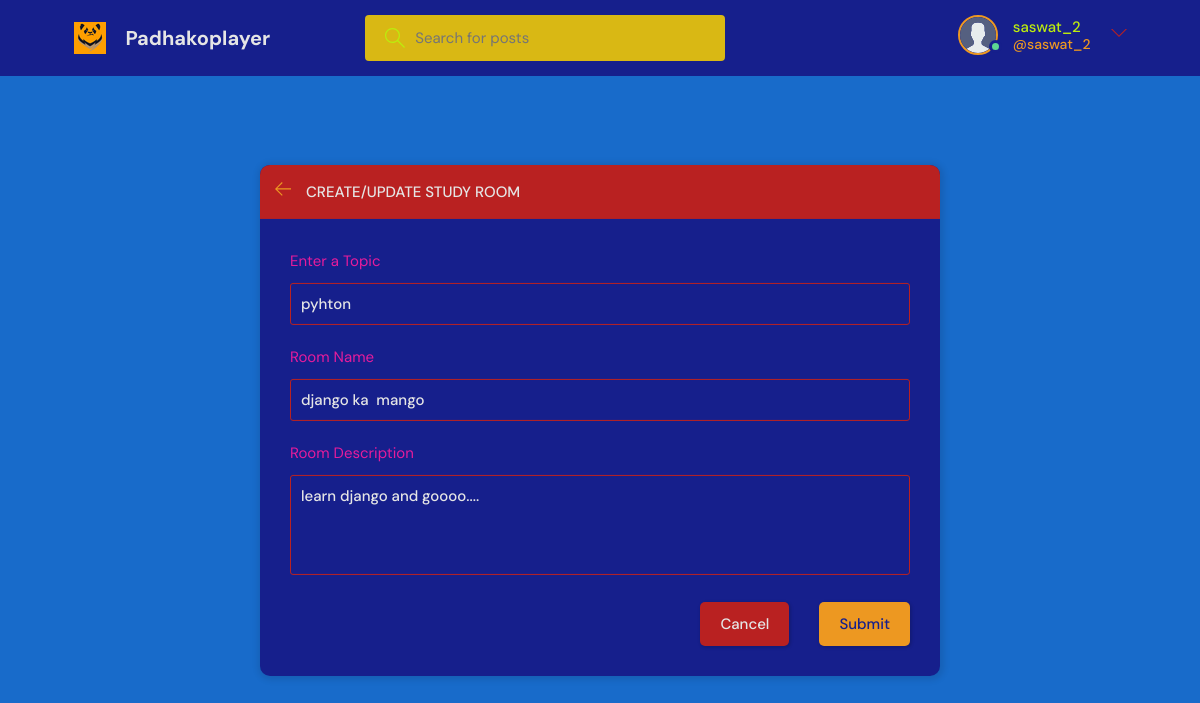
Screenshot of /update-room/2/ (signed in) with the database file from the repository.
### base/models.py (models this page shows, shortened)
class User(AbstractUser):
    name = models.CharField(max_length=100, null=True)
    email = models.EmailField(unique=True, null=True)
    bio = models.TextField(null=True)
    USERNAME_FIELD = 'email'
    REQUIRED_FIELDS = []
    avatar = models.ImageField(null=True, default="avatar.svg")

class Room(models.Model):
    host = models.ForeignKey(User, on_delete=models.SET_NULL, null=True)
    topic = models.ForeignKey(Topic, on_delete=models.SET_NULL, null=True)
    name = models.CharField(max_length=100)
    description = models.TextField(null=True, blank=True)
    participants = models.ManyToManyField(
        User, related_name='participants', blank=True)
    updated = models.DateTimeField(auto_now=True)
    created = models.DateTimeField(auto_now_add=True)
    class Meta:
        ordering = ['-created', '-updated']

class Topic(models.Model):
    name = models.CharField(max_length=100)

### base/views.py (the view, shortened to what this page needs)
# urls.py: path('update-room/<str:pk>/', views.updateRoom, name="update-room"),
@ login_required(login_url='login')
def updateRoom(request, pk):
    room = Room.objects.get(id=pk)
    form = RoomForm(instance=room)
    topics = Topic.objects.all()
    if request.user != room.host:
        return HttpResponse('You are not authorized to view this page')
    context = {'form': form, 'topics': topics, 'room': room}
    return render(request, 'base/room_form.html', context)

### base/forms.py
class RoomForm(ModelForm):
    class Meta:
        model = Room
        fields = '__all__'
        exclude = ['host', 'participants']

### base/templates/base/room_form.html (shortened to what this page needs)
{% extends 'main.html' %}
{% block content %}
<main class="create-room layout">
  <div class="container">
    <div class="layout__box">
      <div class="layout__boxHeader">
        <div class="layout__boxTitle">
          <a href="{{request.META.HTTP_REFERER}}">
            <svg version="1.1" xmlns="http://www.w3.org/2000/svg" width="32" height="32" viewBox="0 0 32 32">
              <title>arrow-left</title>
              <path
                d="M13.723 2.286l-13.723 13.714 13.719 13.714 1.616-1.611-10.96-10.96h27.625v-2.286h-27.625l10.965-10.965-1.616-1.607z">
              </path>
            </svg>
          </a>
          <h3>Create/Update Study Room</h3>
        </div>
      </div>
      <div class="layout__body">
        <form class="form" action="" method="POST">
          <div class="form__group">
            <label for="room_topic">Enter a Topic</label>
            <input required type="text" value="{{room.topic.name}}" name="topic" list="topic-list" />
          </div>
          <div class="form__group">
            <label for="room_name">Room Name</label>
            {{form.name}}
          </div>
          <div class="form__group">
            <label for="room_description">Room Description</label>
            {{form.description}}
          </div>
          <div class="form__action">
            <a class="btn btn--dark" href="{{request.META.HTTP_REFERER}}">Cancel</a>
            <button class="btn btn--main" type="submit">Submit</button>
          </div>
        </form>
      </div>
    </div>
  </div>
</main>
{% endblock content %}

### templates/navbar.html (shortened to what this page needs)
{% load static %}
<header class="header header--loggedIn">
  <div class="container">
    <a href="{% url 'home' %}" class="header__logo">
      <img src="{% static 'images/pk.ico' %}" />
      <h1>Padhakoplayer</h1>
    </a>
    <form class="header__search" method="GET" action="{% url 'home' %}">
      <label>
        <input name="q" placeholder="Search for posts" />
      </label>
    </form>
    <nav class="header__menu">
      {% if request.user.is_authenticated %}
      <div class="header__user">
        <a href="{% url 'update-user' %}">
          <div class="avatar avatar--medium active">
            <img src="{{request.user.avatar.url}}" />
          </div>
          <p>
            {{request.user.username}} <span>@{{request.user.username}}</span>
          </p>
        </a>
        <button class="dropdown-button">
          <svg
            version="1.1"
            xmlns="http://www.w3.org/2000/svg"
            width="32"
            height="32"
            viewBox="0 0 32 32"
          >
            <title>chevron-down</title>
            <path d="M16 21l-13-13h-3l16 16 16-16h-3l-13 13z"></path>
          </svg>
        </button>
      </div>
      {% else %}
      <a href="{% url 'login' %}">
        <img src="{% static 'images/avatar.svg' %}" />
        <p>Login</p>
      </a>
      {% endif %}
    </nav>
  </div>
</header>

### rows the page displays
User: user.avatar (placeholder picture), user.username "saswat_2"
Room: topic "pyhton", name "django ka mango", description "learn django and goooo...."
